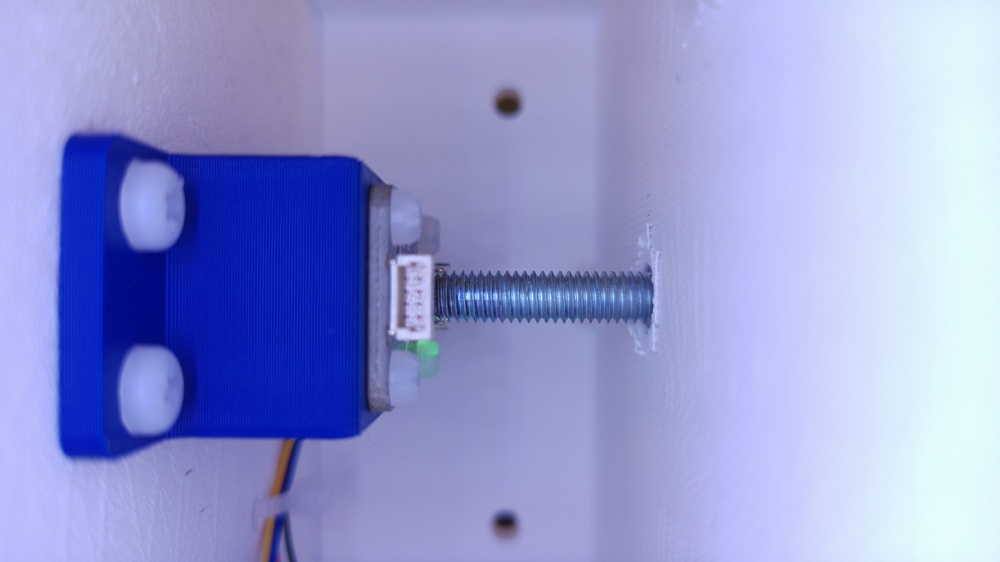
#> input picture Photos/bolt_shaft copy.jpg, 1000 x 562 px, shrunk from 4608 x 2592 before the run
$ python thread_count_adaptive_peak.py
#> lines starting #> are read from the running program, lines starting #| are printed output that depends on the picture; after the words box and inside, x2 and y2 are one past the last pixel; in counts of white or black regions, pixels touching at a corner belong together
import cv2 as cv
import numpy as np

IMAGE_PATH = 'Photos/bolt_shaft copy.jpg'
lowerThresh = 30
upperThresh = 50

# -----------------------------
# STAGE 1: DETECT BOLT
# -----------------------------
def detect_bolt(img):
    gray = cv.cvtColor(img, cv.COLOR_BGR2GRAY)
    blur = cv.GaussianBlur(gray, (9, 9), 0)

    edges = cv.Canny(blur, 30, 100)
    edges = cv.dilate(edges, None, iterations=3)
    edges = cv.erode(edges, None, iterations=2)

    contours, _ = cv.findContours(edges, cv.RETR_EXTERNAL, cv.CHAIN_APPROX_SIMPLE)

    bolt_contour = None
    max_area = 0

    for c in contours:
        area = cv.contourArea(c)
        if area > max_area:
            max_area = area
            bolt_contour = c

    if bolt_contour is None:
        return None

    x, y, w, h = cv.boundingRect(bolt_contour)


    return (x, y, w, h), bolt_contour


# -----------------------------
# STAGE 2: DETECT THREADS
# -----------------------------
def compute_projection(roi):
    edges = cv.Canny(roi, 30, 100)  # better than raw grayscale
    projection = np.mean(edges, axis=0)

    # normalize
    if np.max(projection) > 0:
        projection = projection / np.max(projection)

    return projection


def smooth_signal(signal, ksize=25):
    kernel = np.ones(ksize) / ksize
    return np.convolve(signal, kernel, mode='same')


def find_peaks(signal, min_distance=15, threshold=0.3):
    peaks = []
    last_peak = -min_distance

    for i in range(1, len(signal)-1):
        if signal[i] > signal[i-1] and signal[i] > signal[i+1]:
            if signal[i] > threshold:
                if i - last_peak >= min_distance:
                    peaks.append(i)
                    last_peak = i
                else:
                    # keep stronger peak if too close
                    if signal[i] > signal[peaks[-1]]:
                        peaks[-1] = i
                        last_peak = i

    return peaks

def detect_threads(img, bolt_bbox):
    x, y, w, h = bolt_bbox

    BAND_HEIGHT = 30
    MARGIN = 10

    if h < (2 * BAND_HEIGHT + 2 * MARGIN):
        print("Bolt too small for thread detection")
        return []

    gray = cv.cvtColor(img, cv.COLOR_BGR2GRAY)
    blur = cv.GaussianBlur(gray, (7, 7), 0)

    # Define ROIs RELATIVE to bolt
    top_y1 = int(y)
    top_y2 = top_y1 + BAND_HEIGHT

    bot_y2 = int(y + h)
    bot_y1 = bot_y2 - BAND_HEIGHT

    x1 = int(x)
    x2 = int(x + w)

    top_band = blur[top_y1:top_y2, x1:x2]
    bottom_band = blur[bot_y1:bot_y2, x1:x2]

    debug = img.copy()

    cv.rectangle(debug, (x1, top_y1), (x2, top_y2), (255, 0, 0), 2)
    cv.rectangle(debug, (x1, bot_y1), (x2, bot_y2), (0, 0, 255), 2)

    def detect_peaks_in_band(roi, y_offset, x_offset, debug_img):
        projection = compute_projection(roi)
        smoothed = smooth_signal(projection)

        peaks = find_peaks(smoothed)

        # draw peaks
        for px in peaks:
            cv.line(
                debug_img,
                (x_offset + px, y_offset),
                (x_offset + px, y_offset + roi.shape[0]),
                (0, 0, 255),
                1
            )

        return peaks

    top_peaks = detect_peaks_in_band(top_band, top_y1, x1, debug)
    bottom_peaks = detect_peaks_in_band(bottom_band, bot_y1, x1, debug)

    cv.imshow("Thread Bands", debug)

    return top_peaks, bottom_peaks


# -----------------------------
# MAIN
# -----------------------------
img = cv.imread(IMAGE_PATH)
#> img is the input picture: shape (562, 1000, 3); mean B, G, R 210.6, 152.7, 145.8

if img is None:
    print("Image failed to load")
    exit()

# Stage 1: Bolt detection
result = detect_bolt(img)
#> in detect_bolt, `gray = cv.cvtColor(img, cv.COLOR_BGR2GRAY)`:
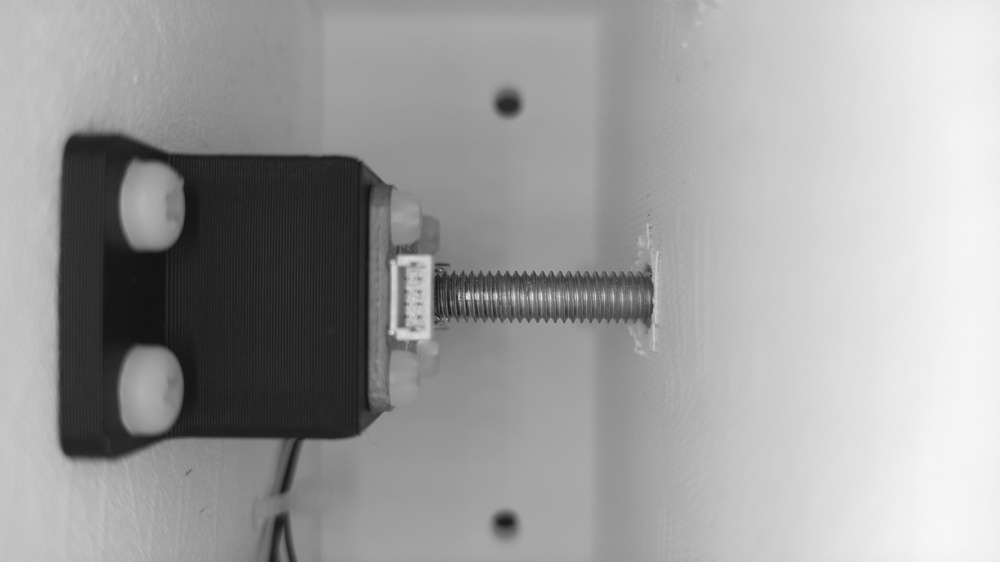
#> gray: shape (562, 1000); min 18, max 248, mean 157.2
#> in detect_bolt, `edges = cv.Canny(blur, 30, 100)`:
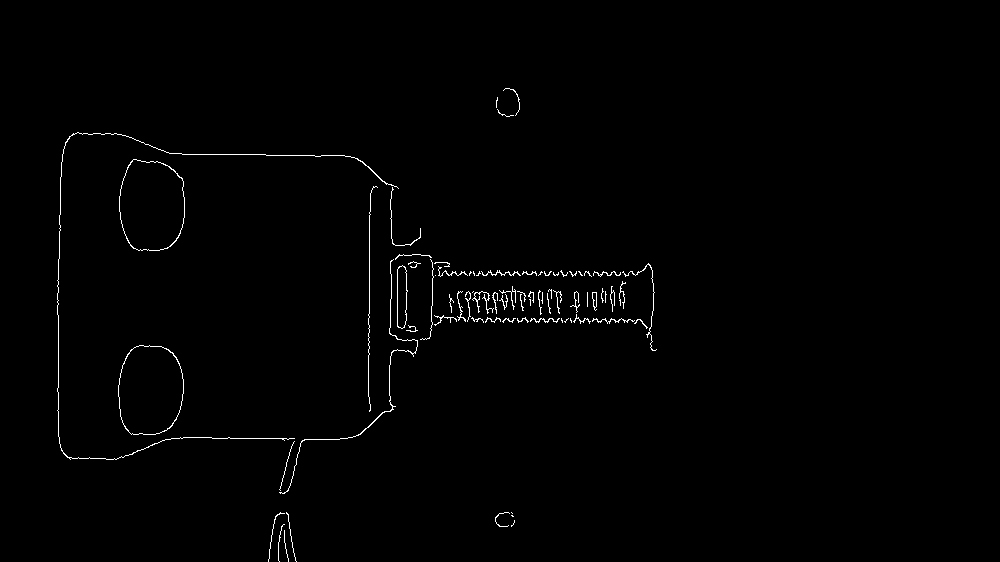
#> edges: shape (562, 1000); 0.81% white in thin lines or dots, all inside (x1, y1, x2, y2) = (57, 88, 657, 562)
#> in detect_bolt, `edges = cv.dilate(edges, None, iterations=3)`: edges: shape (562, 1000); 5.7% white; 5 white regions, box (x1, y1, x2, y2) and area: (54, 129, 660, 497) 27567, (116, 156, 188, 254) 2181, (265, 509, 300, 562) 1357, (493, 85, 523, 120) 658, (492, 509, 518, 530) 456
#> in detect_bolt, `edges = cv.erode(edges, None, iterations=2)`:
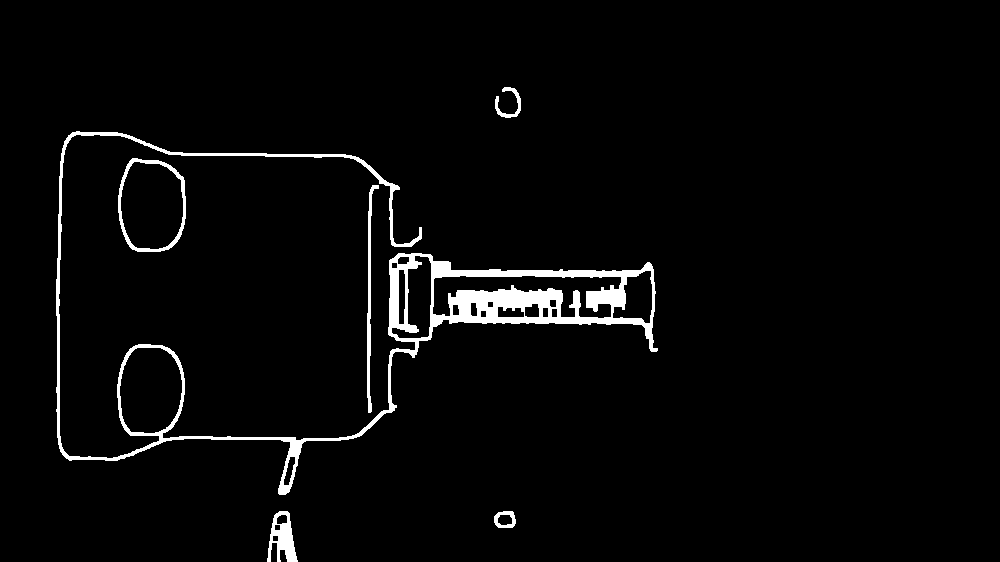
#> edges: shape (562, 1000); 3% white; 6 white regions
#> in detect_bolt, `contours, _ = cv.findContours(edges, cv.RETR_EXTERNAL, cv.CHAIN_APPROX..`: contours = 6 contours; box (x1, y1, x2, y2) and area: (56, 131, 658, 495) 24424, (118, 158, 186, 252) 5274, (267, 511, 298, 562) 868, (367, 185, 379, 413) 526, (494, 511, 516, 528) 294, (495, 87, 521, 118) 198
#> the loop in detect_bolt, `for c in contours:` made 6 passes
#> (area, max_area) on passes 1, 2, 4, 5: (293.5, 293.5), (867.5, 867.5), (5274.5, 5274.5), (24424.5, 24424.5)
#> area on passes 3, 6: 526, 198
#> after the loop in detect_bolt, `for c in contours:`: bolt_contour = contour of 799 points, box (x1, y1, x2, y2) (56, 131, 658, 495), area 24424; max_area = 24424.5
#> in detect_bolt, `x, y, w, h = cv.boundingRect(bolt_contour)`: x = 56; y = 131; w = 602; h = 364
#> result = 2 items, first 2: (56, 131, 602, 364), contour of 799 points, box (x1, y1, x2, y2) (56, 131, 658, 495), area 24424

if result is None:
    print("Bolt not found")
    exit()

(bolt_bbox, bolt_contour) = result
#> bolt_bbox = (56, 131, 602, 364)
x, y, w, h = bolt_bbox
#> x = 56; y = 131; w = 602; h = 364

output = img.copy()
cv.rectangle(output, (x, y), (x+w, y+h), (0, 255, 0), 3)
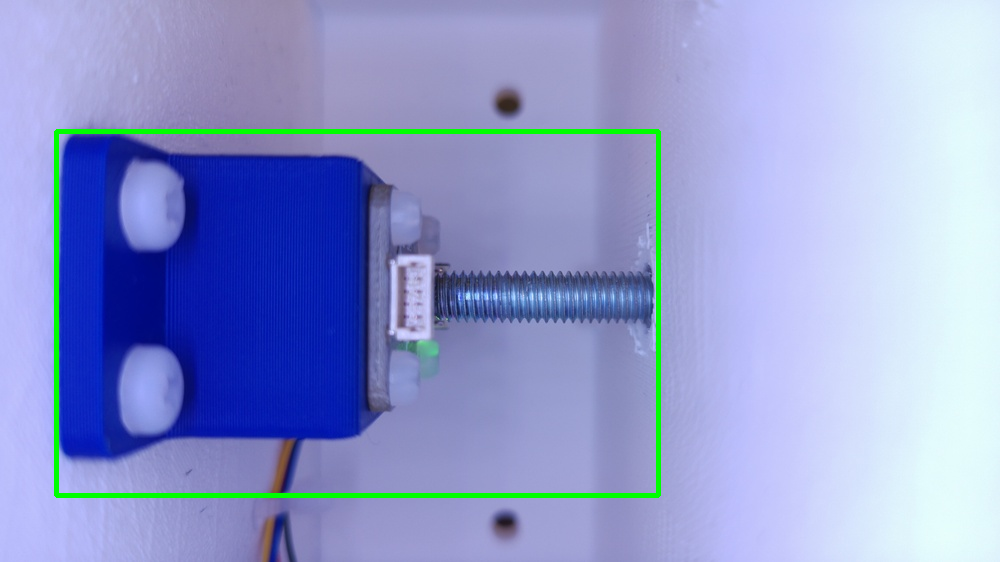
#> output: shape (562, 1000, 3); 1.72% of pixels changed, all inside (x1, y1, x2, y2) = (54, 129, 661, 498)

# Stage 2: Thread detection
top_peaks, bottom_peaks = detect_threads(img, bolt_bbox)
#> in detect_threads, `x, y, w, h = bolt_bbox`: x = 56; y = 131; w = 602; h = 364
#> in detect_threads, `top_y1 = int(y)`: top_y1 = 131
#> in detect_threads, `top_y2 = top_y1 + BAND_HEIGHT`: top_y2 = 161
#> in detect_threads, `bot_y2 = int(y + h)`: bot_y2 = 495
#> in detect_threads, `bot_y1 = bot_y2 - BAND_HEIGHT`: bot_y1 = 465
#> in detect_threads, `x1 = int(x)`: x1 = 56
#> in detect_threads, `x2 = int(x + w)`: x2 = 658
#> in detect_threads, `bottom_band = blur[bot_y1:bot_y2, x1:x2]`:
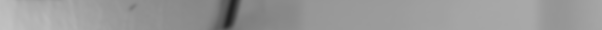
#> bottom_band: shape (30, 602); min 34, max 193, mean 152.4
#> in detect_threads, `cv.rectangle(debug, (x1, bot_y1), (x2, bot_y2), (0, 0, 255), 2)`:
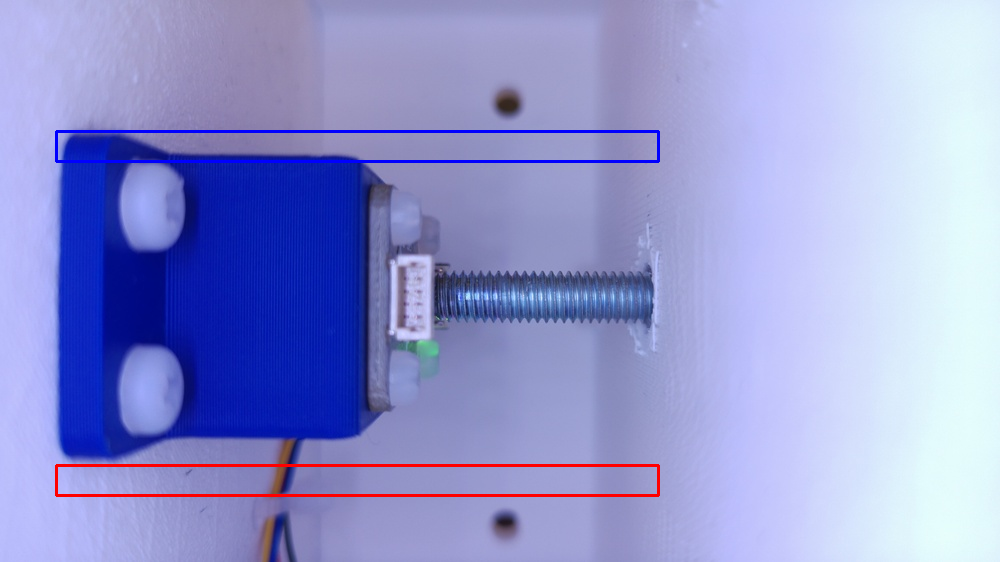
#> debug: shape (562, 1000, 3); mean B, G, R 209.7, 150.9, 145.7
#> in compute_projection, `edges = cv.Canny(roi, 30, 100)`: edges: shape (30, 602); 2.1% white in thin lines or dots, all inside (x1, y1, x2, y2) = (6, 1, 309, 30)
#> in compute_projection, `projection = np.mean(edges, axis=0)`: projection = 602 values, max 51 at index 6, min 0 at index 0, mean 5.29
#> in compute_projection, `projection = projection / np.max(projection)`: projection = 602 values, max 1 at index 6, min 0 at index 0, mean 0.104
#> in detect_peaks_in_band, `smoothed = smooth_signal(projection)`: smoothed = 602 values, max 0.36 at index 96, min 0 at index 321, mean 0.103
#> the loop in find_peaks, `for i in range(1, len(signal)-1):` made 600 passes
#> last_peak on passes 18, 88: 18, 88
#> after the loop in find_peaks, `for i in range(1, len(signal)-1):`: peaks = [18, 88]
#> the loop in detect_peaks_in_band, `for px in peaks:` made 2 passes
#> in compute_projection (call 2), `edges = cv.Canny(roi, 30, 100)`:
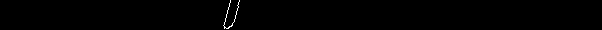
#> edges: shape (30, 602); 0.36% white in thin lines or dots, all inside (x1, y1, x2, y2) = (223, 0, 240, 29)
#> in compute_projection (call 2), `projection = np.mean(edges, axis=0)`: projection = 602 values, max 51 at index 224, min 0 at index 0, mean 0.918
#> in compute_projection (call 2), `projection = projection / np.max(projection)`: projection = 602 values, max 1 at index 224, min 0 at index 0, mean 0.018
#> in detect_threads, `bottom_peaks = detect_peaks_in_band(bottom_band, bot_y1, x1, debug)`: bottom_peaks = []
#> top_peaks = [18, 88]; bottom_peaks = []

print(f"{len(top_peaks)} threads on top")
#| 2 threads on top
print(f"{len(bottom_peaks)} threads on bottom")
#| 0 threads on bottom

cv.imshow("Result", output)
cv.waitKey(0)
cv.destroyAllWindows()

$ run again, with Photos/bolt_head black.jpg copied over Photos/bolt_shaft copy.jpg
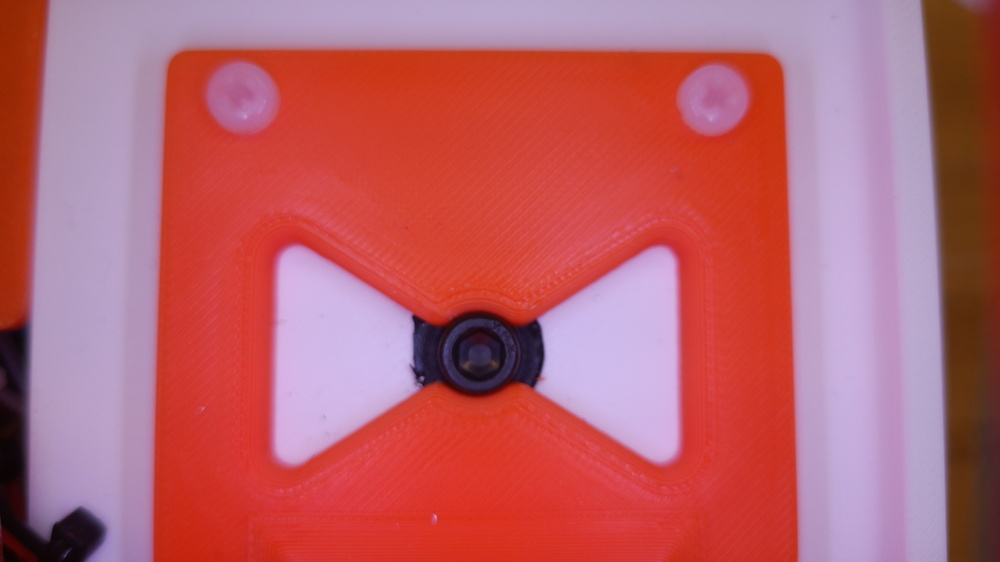
#> input picture Photos/bolt_head black.jpg, 1000 x 562 px, shrunk from 4608 x 2592 before the run
#> img is the input picture: shape (562, 1000, 3); mean B, G, R 107.5, 98, 185.9
#> in detect_bolt, `edges = cv.erode(edges, None, iterations=2)`:
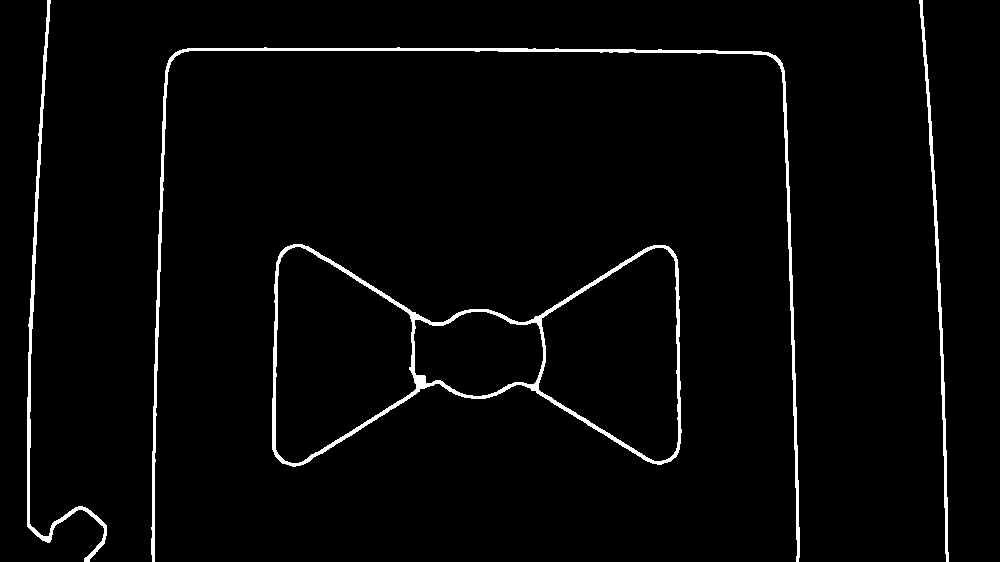
#> edges: shape (562, 1000); 2.6% white; 4 white regions
#> contours = 4 contours; box (x1, y1, x2, y2) and area: (272, 244, 682, 467) 55224, (151, 47, 800, 562) 3554, (27, 0, 107, 562) 1694, (919, 0, 949, 562) 1236
#> the loop in detect_bolt, `for c in contours:` made 4 passes
#> (area, max_area) on pass 1: (55223.5, 55223.5)
#> after the loop in detect_bolt, `for c in contours:`: bolt_contour = contour of 573 points, box (x1, y1, x2, y2) (272, 244, 682, 467), area 55224; max_area = 55223.5
#> in detect_bolt, `x, y, w, h = cv.boundingRect(bolt_contour)`: x = 272; y = 244; w = 410; h = 223
#> result = 2 items, first 2: (272, 244, 410, 223), contour of 573 points, box (x1, y1, x2, y2) (272, 244, 682, 467), area 55224
#> `(bolt_bbox, bolt_contour) = result`: bolt_bbox = (272, 244, 410, 223)
#> `x, y, w, h = bolt_bbox`: x = 272; y = 244; w = 410; h = 223
#> output: shape (562, 1000, 3); 1.12% of pixels changed, all inside (x1, y1, x2, y2) = (270, 242, 685, 470)
#> in detect_threads, `x, y, w, h = bolt_bbox`: x = 272; y = 244; w = 410; h = 223
#> top_y1 = 244
#> top_y2 = 274
#> bot_y2 = 467
#> bot_y1 = 437
#> x1 = 272
#> x2 = 682
#> in compute_projection, `projection = np.mean(edges, axis=0)`: projection = 410 values, max 119 at index 404, min 0 at index 0, mean 5
#> in compute_projection, `projection = projection / np.max(projection)`: projection = 410 values, max 1 at index 404, min 0 at index 0, mean 0.042
#> smoothed = 410 values, max 0.137 at index 392, min 0 at index 94, mean 0.0401
#> after the loop in find_peaks, `for i in range(1, len(signal)-1):`: peaks = []
#> in compute_projection (call 2), `edges = cv.Canny(roi, 30, 100)`:
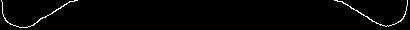
#> edges: shape (30, 410); 1.9% white in thin lines or dots
#> in compute_projection (call 2), `projection = np.mean(edges, axis=0)`: projection = 410 values, max 102 at index 2, min 0 at index 0, mean 4.79
#> in compute_projection (call 2), `projection = projection / np.max(projection)`: projection = 410 values, max 1 at index 2, min 0 at index 0, mean 0.047
#> in detect_threads, `bottom_peaks = detect_peaks_in_band(bottom_band, bot_y1, x1, debug)`: bottom_peaks = []
#| 0 threads on top
#| 0 threads on bottom
